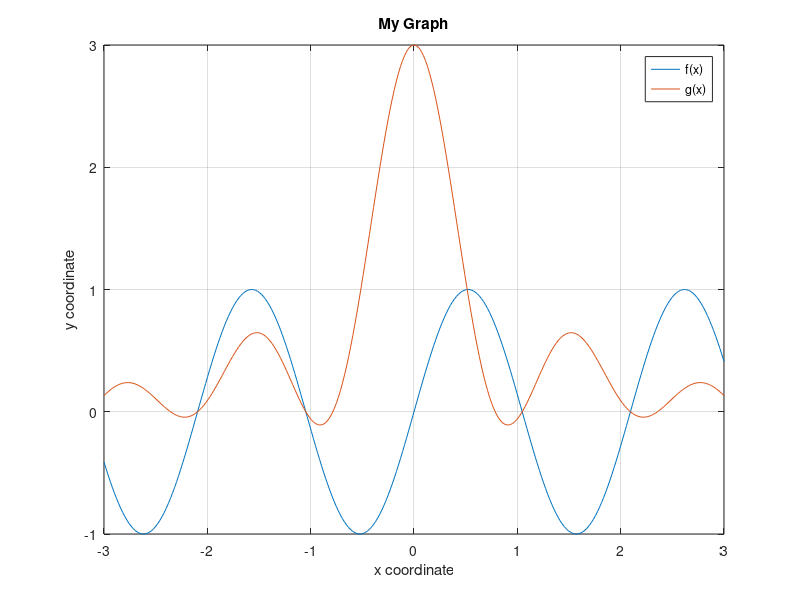

The MATLAB script that drew this image:
clear %remove old variables
close all %close figute windows

% this is my plotting script
x = linspace(-3,3,300)
y1 = sin(3*x)
plot(x,y1)
hold on
y2 = 1./x.*sin(3*x).*cos(2*x)
plot(x,y2)

xlabel('x coordinate')
ylabel('y coordinate')

title('My Graph')
grid

legend('f(x)','g(x)')